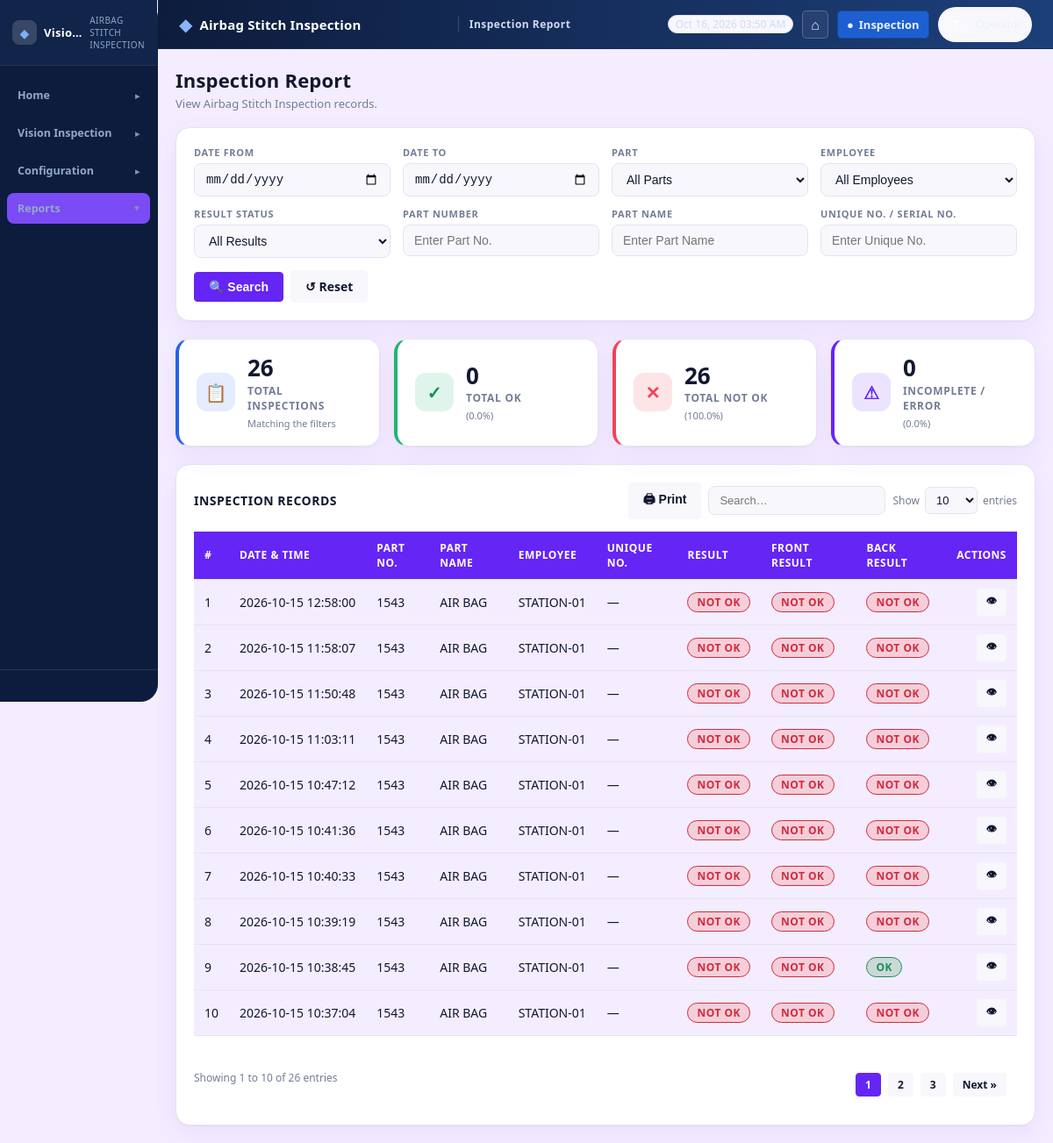
Screenshot of /vision-inspection/reports/ with the database file from the repository.
### VisionInspection/models.py (models this page shows, shortened)
class VisionInspectionLog(models.Model):
    employee_code = models.CharField(max_length=100, blank=True, null=True)
    part_number = models.CharField(max_length=40, blank=True, null=True)
    barcode = models.CharField(max_length=80, blank=True, default="")
    error_details = models.TextField(blank=True, null=True)
    preset_name = models.CharField(max_length=200, blank=True, null=True)
    preset_version = models.PositiveIntegerField(blank=True, null=True)
    yolo_model_name = models.CharField(max_length=200, blank=True, null=True)
    yolo_model_version = models.CharField(max_length=100, blank=True, null=True)
    timestamp = models.DateTimeField(auto_now_add=True)
    result = models.CharField(
        max_length=20,
        choices=[
            ("OK", "OK"),
            ("NOT_OK", "NOT OK"),
            ("ERROR", "INSPECTION ERROR"),
        ],
        default="ERROR",
    )
    roi_results = models.JSONField(
        default=list,
        help_text='[{"roi_name": "ROI-01", "result": "MATCH", "expected": "bolt x4", "detected": "bolt x4"}]',
    )
    detected_objects = models.JSONField(
        default=list,
        help_text='[{"class": "bolt", "confidence": 0.92, "bbox": [x1,y1,x2,y2]}]',
    )
    inspection_image = models.ImageField(
        upload_to="vision_inspection/results/", blank=True, null=True
    )
    stable_frames_used = models.PositiveIntegerField(default=0)
    part_bbox = models.JSONField(blank=True, null=True)
    trigger_zone_polygon = models.JSONField(blank=True, null=True)
    class Meta:
        db_table = "vision_inspection_log"
        ordering = ["-timestamp"]
        verbose_name = "Vision Inspection Log"
        verbose_name_plural = "Vision Inspection Logs"
        indexes = [
            models.Index(fields=["timestamp"], name="vi_log_ts_idx"),
            models.Index(fields=["part_number"], name="vi_log_part_idx"),
            models.Index(fields=["result"], name="vi_log_result_idx"),
            models.Index(fields=["employee_code"], name="vi_log_emp_idx"),
        ]

class VisionInspectionPart(models.Model):
    part_number = models.CharField(max_length=40, unique=True)
    part_name = models.CharField(max_length=200)
    description = models.TextField(blank=True, null=True)
    part_number_normalized = models.CharField(
        max_length=40,
        unique=True,
        editable=False,
        help_text="Case-normalized part number (unique). Maintained on save().",
    )
    is_active = models.BooleanField(default=True)
    created_at = models.DateTimeField(auto_now_add=True)
    updated_at = models.DateTimeField(auto_now=True)
    class Meta:
        db_table = "vision_inspection_part"
        ordering = ["part_number"]
        verbose_name = "Vision Inspection Part"
        verbose_name_plural = "Vision Inspection Parts"
    def save(self, *args, **kwargs):
        self.part_number_normalized = normalize_token(self.part_number)
        super().save(*args, **kwargs)

### VisionInspection/ui_views.py (the view)
def reports(request):
    filters = records.read_filters(request.GET)
    logs = records.filter_logs(None, filters)
    ordered = logs.order_by("-timestamp", "-pk")
    paginator = Paginator(ordered, records.read_page_size(request.GET))
    page_obj = paginator.get_page(request.GET.get("page"))
    rows = records.build_rows(page_obj.object_list)
    result_options = [
        {"value": "", "label": "All Results"},
        {"value": records.RESULT_OK, "label": "OK"},
        {"value": records.RESULT_NOT_OK, "label": "NOT OK"},
        {"value": records.RESULT_ERROR, "label": "Error"},
    ]
    context = {
        "sidebar_active": "reports",
        "filters": filters,
        "filters_active": bool(records.active_filters(filters)),
        "page_sizes": records.PAGE_SIZES,
        "page_size": paginator.per_page,
        "parts": _parts_for_filter(),
        "employees": _report_employees(),
        "result_options": result_options,
        "summary": records.summarize(logs),
        "recent_rows": rows,
        "page_obj": page_obj,
        "page_links": _page_links(page_obj),
        "page_first": page_obj.start_index if page_obj.object_list else 0,
        "page_last": page_obj.end_index if page_obj.object_list else 0,
        "page_total": paginator.count,
        "export_query": records.query_string(filters),
    }
    return render(request, "VisionInspection/ui/reports.html", context)

### VisionInspection/templates/VisionInspection/ui/reports.html (shortened to what this page needs)
{% extends "VisionInspection/ui/base.html" %}
{% load static %}
{% block extra_head %}
    <link rel="stylesheet" href="{% static 'VisionInspection/css/report.css' %}?v=20261015-1">
{% endblock %}
{% block header_title %}Inspection Report{% endblock %}
{% block content %}
<div class="vi-report">
    <div class="vi-page-head">
        <div>
            <h2 class="vi-page-title">Inspection Report</h2>
            <p class="vi-page-subtitle">View{% if user.is_staff %} and export{% endif %} Airbag Stitch Inspection records.</p>
        </div>
    </div>
    <div class="vi-card vi-filter-card">
        <form method="get" action="{% url 'VisionInspection:ui-reports' %}" class="vi-report-filters" id="reportFilters">
            <div class="vi-filter-grid">
                <div class="vi-field">
                    <label for="reportDateFrom">Date From</label>
                    <input type="date" id="reportDateFrom" name="date_from" value="{{ filters.date_from }}" class="vi-control">
                </div>
                <div class="vi-field">
                    <label for="reportDateTo">Date To</label>
                    <input type="date" id="reportDateTo" name="date_to" value="{{ filters.date_to }}" class="vi-control">
                </div>
                <div class="vi-field">
                    <label for="reportPart">Part</label>
                    <select id="reportPart" name="part" class="vi-control">
                        <option value="">All Parts</option>
                    </select>
                </div>
                <div class="vi-field">
                    <label for="reportEmployee">Employee</label>
                    <select id="reportEmployee" name="employee" class="vi-control">
                        <option value="">All Employees</option>
                    </select>
                </div>
                <div class="vi-field">
                    <label for="reportResult">Result Status</label>
                    <select id="reportResult" name="result" class="vi-control">
                        {% for option in result_options %}
                            <option value="{{ option.value }}" {% if filters.result == option.value %}selected{% endif %}>{{ option.label }}</option>
                        {% endfor %}
                    </select>
                </div>
                <div class="vi-field">
                    <label for="reportPartNumber">Part Number</label>
                    <input type="text" id="reportPartNumber" name="part_number" value="{{ filters.part_number }}"
                           class="vi-control" placeholder="Enter Part No." autocomplete="off">
                </div>
                <div class="vi-field">
                    <label for="reportPartName">Part Name</label>
                    <input type="text" id="reportPartName" name="part_name" value="{{ filters.part_name }}"
                           class="vi-control" placeholder="Enter Part Name" autocomplete="off">
                </div>
                <div class="vi-field">
                    <label for="reportUniqueNumber">Unique No. / Serial No.</label>
                    <input type="text" id="reportUniqueNumber" name="unique_number" value="{{ filters.unique_number }}"
                           class="vi-control" placeholder="Enter Unique No." autocomplete="off">
                </div>
            </div>
            <div class="vi-filter-actions">
                <button type="submit" class="vi-btn vi-btn-primary">&#128269; Search</button>
                <a class="vi-btn" href="{% url 'VisionInspection:ui-reports' %}">&#8634; Reset</a>
            </div>
        </form>
    </div>
    <div class="vi-grid vi-grid-cols-4">
        <div class="vi-card vi-kpi" data-tone="blue">
            <span class="vi-kpi-icon" aria-hidden="true">&#128203;</span>
            <div class="vi-kpi-body">
                <div class="vi-kpi-value">{{ summary.total }}</div>
                <div class="vi-kpi-label">Total Inspections</div>
                <div class="vi-kpi-sub">Matching the filters</div>
            </div>
        </div>
        <div class="vi-card vi-kpi" data-tone="green">
            <span class="vi-kpi-icon" aria-hidden="true">&#10003;</span>
            <div class="vi-kpi-body">
                <div class="vi-kpi-value">{{ summary.ok }}</div>
                <div class="vi-kpi-label">Total OK</div>
                <div class="vi-kpi-sub">({{ summary.ok_pct|floatformat:"1" }}%)</div>
            </div>
        </div>
        <div class="vi-card vi-kpi" data-tone="red">
            <span class="vi-kpi-icon" aria-hidden="true">&#10005;</span>
            <div class="vi-kpi-body">
                <div class="vi-kpi-value">{{ summary.not_ok }}</div>
                <div class="vi-kpi-label">Total NOT OK</div>
                <div class="vi-kpi-sub">({{ summary.not_ok_pct|floatformat:"1" }}%)</div>
            </div>
        </div>
        <div class="vi-card vi-kpi" data-tone="purple">
            <span class="vi-kpi-icon" aria-hidden="true">&#9888;</span>
            <div class="vi-kpi-body">
                <div class="vi-kpi-value">{{ summary.incomplete_error }}</div>
                <div class="vi-kpi-label">Incomplete / Error</div>
                <div class="vi-kpi-sub">({{ summary.incomplete_error_pct|floatformat:"1" }}%)</div>
            </div>
        </div>
    </div>
    <div class="vi-card vi-panel">
        <div class="vi-report-toolbar">
            <h3 class="vi-card-title">Inspection Records</h3>
            <div class="vi-report-tools">
                <button type="button" class="vi-btn" id="reportPrintBtn" title="Print the report">&#128424; Print</button>
                <input type="text" id="reportSearch" class="vi-report-search" placeholder="Search…" aria-label="Search records">
                <span class="vi-report-page-size">
                    Show
                    <select id="reportPageSize" class="vi-control vi-control-sm" aria-label="Records per page">
                        {% for size in page_sizes %}
                            <option value="{{ size }}" {% if size == page_size %}selected{% endif %}>{{ size }}</option>
                        {% endfor %}
                    </select>
                    entries
                </span>
            </div>
        </div>
        <div class="vi-table-wrap">
            <table class="vi-table vi-report-table" id="reportTable">
                <thead>
                    <tr>
                        <th>#</th>
                        <th>Date &amp; Time</th>
                        <th>Part No.</th>
                        <th>Part Name</th>
                        <th>Employee</th>
                        <th>Unique No.</th>
                        <th>Result</th>
                        <th>Front Result</th>
                        <th>Back Result</th>
                        <th>Actions</th>
                    </tr>
                </thead>
                <tbody>
                    {% for row in recent_rows %}
                        <tr data-report-row>
                            <td>{{ page_first|add:forloop.counter0 }}</td>
                            <td>{{ row.log.timestamp|date:"Y-m-d H:i:s" }}</td>
                            <td>{{ row.log.part_number|default:"—" }}</td>
                            <td>{{ row.part_name|default:"—" }}</td>
                            <td>{{ row.employee_label }}</td>
                            <td>{{ row.unique_number|default:"—" }}</td>
                            <td><span class="vi-badge {{ row.result_badge }}">{{ row.result_label }}</span></td>
                            <td><span class="vi-badge {{ row.front_badge }}">{{ row.front_label }}</span></td>
                            <td><span class="vi-badge {{ row.back_badge }}">{{ row.back_label }}</span></td>
                            <td>
                                <a class="vi-btn vi-btn-sm" href="{% url 'VisionInspection:history-detail' row.log.pk %}"
                                   title="View inspection details" aria-label="View inspection details">&#128065;</a>
                            </td>
                        </tr>
                    {% endfor %}
                </tbody>
            </table>
        </div>
        <div class="vi-report-footer">
            <span class="vi-report-count">
                {% if page_first %}
                    Showing {{ page_first }} to {{ page_last }} of {{ page_total }} entries
                {% else %}
                    Showing 0 to 0 of 0 entries
                {% endif %}
            </span>
            {% if page_obj.paginator.num_pages > 1 %}
                <div class="vi-pagination">
                    {% for number in page_links %}
                        {% if number %}
                            <a class="vi-btn vi-btn-sm {% if number == page_obj.number %}vi-btn-primary{% endif %}"
                               href="?page={{ number }}{% if export_query %}&{{ export_query }}{% endif %}">{{ number }}</a>
                        {% else %}
                            <span class="vi-page-ellipsis">…</span>
                        {% endif %}
                    {% endfor %}
                    {% if page_obj.has_next %}
                        <a class="vi-btn vi-btn-sm" href="?page={{ page_obj.next_page_number }}{% if export_query %}&{{ export_query }}{% endif %}">Next &raquo;</a>
                    {% endif %}
                </div>
            {% endif %}
        </div>
    </div>
</div>
{% endblock %}

### rows the page displays
VisionInspectionLog: log.timestamp "2026-10-15 12:58:00", log.part_number "1543", employee_label "STATION-01"
VisionInspectionPart: part_name "AIR BAG" "AIR BAG" "AIR BAG" "AIR BAG" "AIR BAG" "AIR BAG" "AIR BAG" "AIR BAG" "AIR BAG" "AIR BAG"
VisionInspectionLog: log.timestamp "2026-10-15 11:58:07", log.part_number "1543", employee_label "STATION-01"
VisionInspectionLog: log.timestamp "2026-10-15 11:50:48", log.part_number "1543", employee_label "STATION-01"
VisionInspectionLog: log.timestamp "2026-10-15 11:03:11", log.part_number "1543", employee_label "STATION-01"
VisionInspectionLog: log.timestamp "2026-10-15 10:47:12", log.part_number "1543", employee_label "STATION-01"
VisionInspectionLog: log.timestamp "2026-10-15 10:41:36", log.part_number "1543", employee_label "STATION-01"
VisionInspectionLog: log.timestamp "2026-10-15 10:40:33", log.part_number "1543", employee_label "STATION-01"
VisionInspectionLog: log.timestamp "2026-10-15 10:39:19", log.part_number "1543", employee_label "STATION-01"
VisionInspectionLog: log.timestamp "2026-10-15 10:38:45", log.part_number "1543", employee_label "STATION-01"
VisionInspectionLog: log.timestamp "2026-10-15 10:37:04", log.part_number "1543", employee_label "STATION-01"

### other values shown
{{ summary.total }} "26"
{{ summary.ok }} "0"
{{ summary.ok_pct|floatformat:"1" }} "0.0"
{{ summary.not_ok }} "26"
{{ summary.not_ok_pct|floatformat:"1" }} "100.0"
{{ summary.incomplete_error }} "0"
{{ summary.incomplete_error_pct|floatformat:"1" }} "0.0"
{{ page_first|add:forloop.counter0 }} "1" "2" "3" "4" "5" "6" "7" "8" "9" "10"
{{ row.unique_number|default:"—" }} "—" "—" "—" "—" "—" "—" "—" "—" "—" "—"
{{ row.result_label }} "NOT OK" "NOT OK" "NOT OK" "NOT OK" "NOT OK" "NOT OK" "NOT OK" "NOT OK" "NOT OK" "NOT OK"
{{ row.front_label }} "NOT OK" "NOT OK" "NOT OK" "NOT OK" "NOT OK" "NOT OK" "NOT OK" "NOT OK" "NOT OK" "NOT OK"
{{ row.back_label }} "NOT OK" "NOT OK" "NOT OK" "NOT OK" "NOT OK" "NOT OK" "NOT OK" "NOT OK" "OK" "NOT OK"
{{ page_first }} "1"
{{ page_last }} "10"
{{ page_total }} "26"
